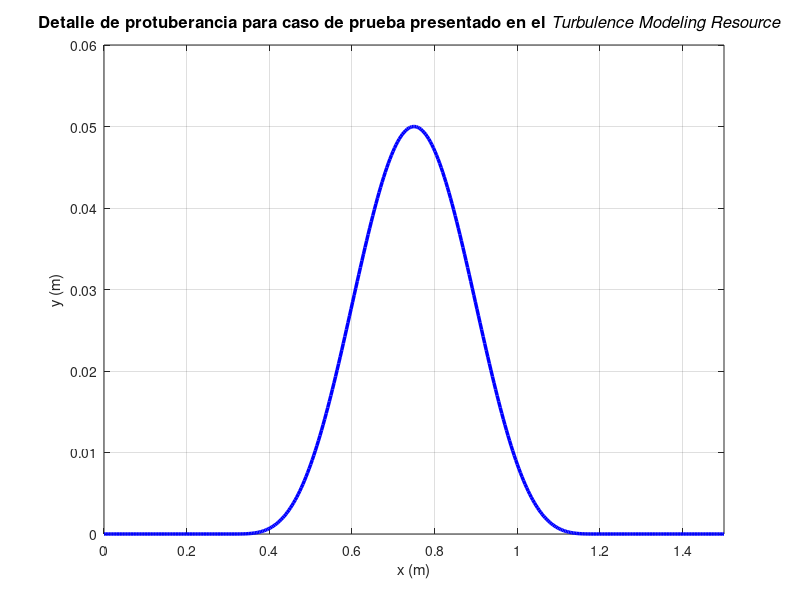

Reproduce this figure in MATLAB.
%Geometry of the bump
%{
x=linspace(0,1.5,100);
%y=0.05*sin(pi*x/0.9 -(pi/3)).^4;
y=zeros(1,100);

for i=1:100
    if (x(i)<=0.3) || (x(i)>=1.2)
        y(i)=0;
    else
        y(i)=0.05*sin(pi*x(i)/0.9 -(pi/3)).^4;
        
    end
end

plot(x,y)
title('Detalle de protuberancia para caso de prueba presentado en el \itTurbulence Modeling Resource \rm','LineWidth',6)
xlabel('X (m)')
ylabel('Y (m)')
grid on
%}

% Geometry of the bump (NASA TMR test case)

x = linspace(0,1.5,400);
y = zeros(size(x));

for i = 1:length(x)
    if (x(i) <= 0.3) || (x(i) >= 1.2)
        y(i) = 0;
    else
        y(i) = 0.05 * sin(pi*x(i)/0.9 - pi/3).^4;
    end
end

figure
plot(x, y, 'b', 'LineWidth', 2.5)
title('Detalle de protuberancia para caso de prueba presentado en el \itTurbulence Modeling Resource \rm ', ...
       'FontSize', 12)

xlabel('x (m)')
ylabel('y (m)')
grid on
xlim([0 1.5])
ylim([0 0.06])
